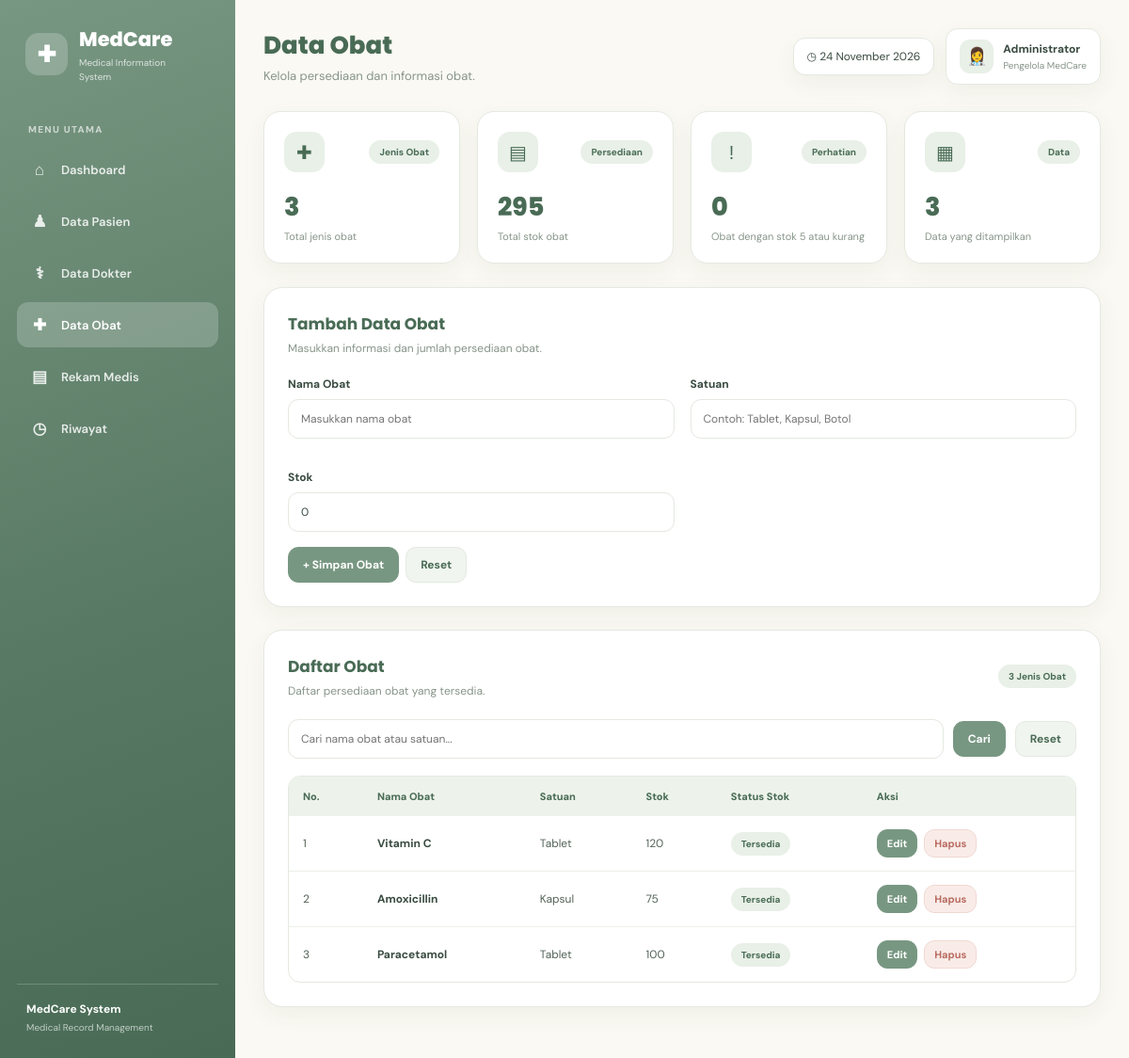
/obat.php, run on the app's committed database.
### tables this page shows
CREATE TABLE `obat` (
  `id_obat` int(11) NOT NULL,
  `nama_obat` varchar(100) NOT NULL,
  `satuan` varchar(30) NOT NULL,
  `stok` int(11) NOT NULL
);

### obat.php (the view, shortened to what this page needs)
<?php
include 'koneksi.php';
function e($v) {
    return htmlspecialchars((string)$v, ENT_QUOTES, 'UTF-8');
}
$edit = null;
$cari = trim($_GET['cari'] ?? '');
if ($cari !== '') {
    $stmt = mysqli_prepare($koneksi, "SELECT * FROM obat WHERE nama_obat LIKE ? OR satuan LIKE ? ORDER BY id_obat DESC");
    $keyword = "%$cari%";
    mysqli_stmt_bind_param($stmt, "ss", $keyword, $keyword);
    mysqli_stmt_execute($stmt);
    $data = mysqli_stmt_get_result($stmt);
} else {
    $data = mysqli_query($koneksi, "SELECT * FROM obat ORDER BY id_obat DESC");
}
$total = (int)(mysqli_fetch_assoc(mysqli_query($koneksi, "SELECT COUNT(*) AS total FROM obat"))['total'] ?? 0);
$totalStok = (int)(mysqli_fetch_assoc(mysqli_query($koneksi, "SELECT COALESCE(SUM(stok),0) AS total FROM obat"))['total'] ?? 0);
$stokRendah = (int)(mysqli_fetch_assoc(mysqli_query($koneksi, "SELECT COUNT(*) AS total FROM obat WHERE stok <= 5"))['total'] ?? 0);
?>
<!DOCTYPE html>
<html lang="id">
<head>
<link rel="stylesheet" href="assets/style.css">
</head>
<body>
<div class="dashboard">
<aside class="sidebar">
    <div class="brand"><div class="brand-icon">✚</div><div><h2>MedCare</h2><span>Medical Information<br>System</span></div></div>
    <div class="nav-title">MENU UTAMA</div>
    <nav class="nav-menu">
        <a href="index.php"><span class="nav-icon">⌂</span>Dashboard</a>
        <a href="pasien.php"><span class="nav-icon">♟</span>Data Pasien</a>
        <a href="dokter.php"><span class="nav-icon">⚕</span>Data Dokter</a>
        <a href="obat.php" class="active"><span class="nav-icon">✚</span>Data Obat</a>
        <a href="rekam_medis.php"><span class="nav-icon">▤</span>Rekam Medis</a>
        <a href="riwayat.php"><span class="nav-icon">◷</span>Riwayat</a>
    </nav>
    <div class="sidebar-bottom">MedCare System<small>Medical Record Management</small></div>
</aside>
<main class="main">
<header class="topbar">
    <div class="page-heading"><h1>Data Obat</h1><p>Kelola persediaan dan informasi obat.</p></div>
    <div class="topbar-right">
        <div class="date-widget">◷ <?= date('d F Y') ?></div>
        <div class="profile"><div class="profile-avatar">👩‍⚕️</div><div><strong>Administrator</strong><small>Pengelola MedCare</small></div></div>
    </div>
</header>
<section class="stats">
    <div class="stat-card"><div class="stat-top"><div class="stat-icon purple">✚</div><span class="badge">Jenis Obat</span></div><h2><?= number_format($total) ?></h2><small>Total jenis obat</small></div>
    <div class="stat-card"><div class="stat-top"><div class="stat-icon green">▤</div><span class="badge">Persediaan</span></div><h2><?= number_format($totalStok) ?></h2><small>Total stok obat</small></div>
    <div class="stat-card"><div class="stat-top"><div class="stat-icon pink">!</div><span class="badge">Perhatian</span></div><h2><?= number_format($stokRendah) ?></h2><small>Obat dengan stok 5 atau kurang</small></div>
    <div class="stat-card"><div class="stat-top"><div class="stat-icon blue">▦</div><span class="badge">Data</span></div><h2><?= number_format(mysqli_num_rows($data)) ?></h2><small>Data yang ditampilkan</small></div>
</section>
<section class="panel">
    <div class="panel-header">
        <div><h3><?= $edit ? 'Edit Data Obat' : 'Tambah Data Obat' ?></h3><p>Masukkan informasi dan jumlah persediaan obat.</p></div>
    </div>
    <form method="POST">
        <div class="form-grid">
            <div class="form-group"><label>Nama Obat</label><input type="text" name="nama_obat" required value="<?= e($edit['nama_obat'] ?? '') ?>" placeholder="Masukkan nama obat"></div>
            <div class="form-group"><label>Satuan</label><input type="text" name="satuan" required value="<?= e($edit['satuan'] ?? '') ?>" placeholder="Contoh: Tablet, Kapsul, Botol"></div>
            <div class="form-group"><label>Stok</label><input type="number" name="stok" min="0" required value="<?= e($edit['stok'] ?? '0') ?>" placeholder="Masukkan jumlah stok"></div>
        </div>
        <div class="action-buttons">
            <button type="submit" name="simpan" class="btn btn-primary"><?= $edit ? 'Simpan Perubahan' : '+ Simpan Obat' ?></button>
            <a href="obat.php" class="btn btn-secondary">Reset</a>
        </div>
    </form>
</section>
<section class="panel">
    <div class="panel-header"><div><h3>Daftar Obat</h3><p>Daftar persediaan obat yang tersedia.</p></div><span class="badge"><?= number_format($total) ?> Jenis Obat</span></div>
    <form method="GET" class="table-search">
        <input type="text" name="cari" placeholder="Cari nama obat atau satuan..." value="<?= e($cari) ?>">
        <button class="btn btn-primary" type="submit">Cari</button>
        <a href="obat.php" class="btn btn-secondary">Reset</a>
    </form>
    <div class="table-wrap">
        <table>
            <thead><tr><th>No.</th><th>Nama Obat</th><th>Satuan</th><th>Stok</th><th>Status Stok</th><th>Aksi</th></tr></thead>
            <tbody>
            <?php if ($data && mysqli_num_rows($data) > 0): ?>
                <?php $no=1; while ($row=mysqli_fetch_assoc($data)): ?>
                <tr>
                    <td><?= $no++ ?></td>
                    <td><strong><?= e($row['nama_obat']) ?></strong></td>
                    <td><?= e($row['satuan']) ?></td>
                    <td><?= number_format((int)$row['stok']) ?></td>
                    <td>
                        <?php if ((int)$row['stok'] <= 5): ?>
                            <span class="badge" style="background:#f9ece8;color:#b96b60">Stok Rendah</span>
                        <?php else: ?>
                            <span class="badge">Tersedia</span>
                        <?php endif; ?>
                    </td>
                    <td><div class="action-buttons">
                        <a class="btn btn-sm btn-primary" href="obat.php?edit=<?= (int)$row['id_obat'] ?>">Edit</a>
                        <a class="btn btn-sm btn-danger" href="obat.php?hapus=<?= (int)$row['id_obat'] ?>" onclick="return confirm('Hapus data obat ini?')">Hapus</a>
                    </div></td>
                </tr>
                <?php endwhile; ?>
            <?php else: ?>
                <tr><td colspan="6"><div class="empty-state"><div class="empty-icon">✚</div><h3>Data Obat Kosong</h3><p>Belum ada data obat yang ditemukan.</p></div></td></tr>
            <?php endif; ?>
            </tbody>
        </table>
    </div>
</section>
</main>
</div>
</body>
</html>

### data on the page
obat: nama_obat "Vitamin C", satuan "Tablet", stok "120", shows "Tersedia"
obat: nama_obat "Amoxicillin", satuan "Kapsul", stok "75", shows "Tersedia"
obat: nama_obat "Paracetamol", satuan "Tablet", stok "100", shows "Tersedia"

### other printed values
$total "3"
$totalStok "295"
$stokRendah "0"
mysqli_num_rows($data) "3"
